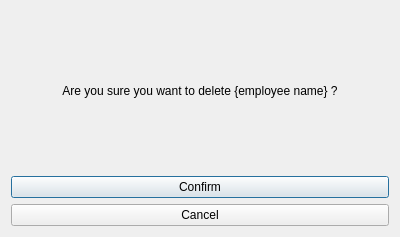
<?xml version="1.0" encoding="UTF-8"?>
<ui version="4.0">
 <class>DeleteEmployeeDialog</class>
 <widget class="QDialog" name="DeleteEmployeeDialog">
  <property name="geometry">
   <rect>
    <x>0</x>
    <y>0</y>
    <width>400</width>
    <height>237</height>
   </rect>
  </property>
  <property name="windowTitle">
   <string>Dialog</string>
  </property>
  <layout class="QVBoxLayout" name="verticalLayout">
   <item>
    <widget class="QLabel" name="label">
     <property name="text">
      <string>Are you sure you want to delete {employee name} ?</string>
     </property>
     <property name="alignment">
      <set>Qt::AlignCenter</set>
     </property>
     <property name="wordWrap">
      <bool>true</bool>
     </property>
    </widget>
   </item>
   <item>
    <widget class="QPushButton" name="confirmButton">
     <property name="text">
      <string>Confirm</string>
     </property>
    </widget>
   </item>
   <item>
    <widget class="QPushButton" name="cancelButton">
     <property name="text">
      <string>Cancel</string>
     </property>
    </widget>
   </item>
  </layout>
 </widget>
 <resources/>
 <connections/>
</ui>
